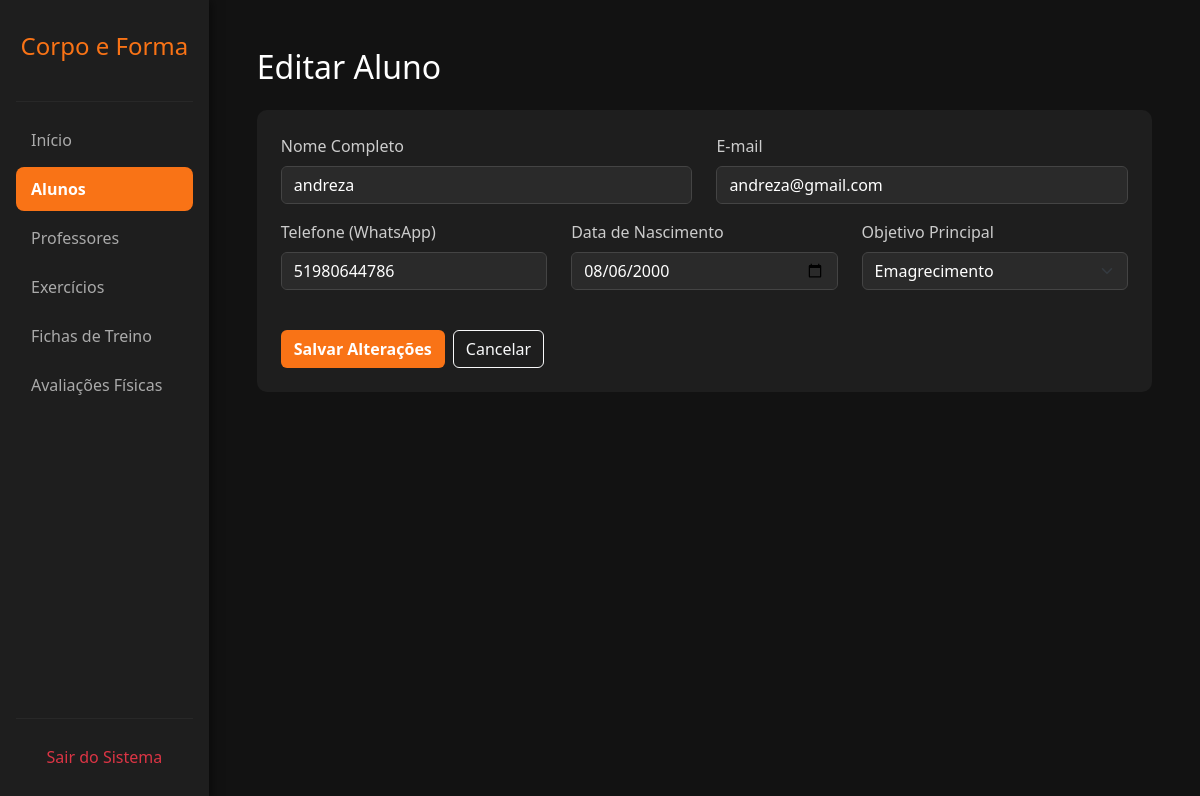
Page /editar_aluno.php?id=1004 (signed in) on the committed database.
### tables this page shows
CREATE TABLE `alunos` (
  `id` int(11) NOT NULL,
  `nome` varchar(100) NOT NULL,
  `email` varchar(100) DEFAULT NULL,
  `sexo` enum('M','F') NOT NULL DEFAULT 'M',
  `telefone` varchar(20) DEFAULT NULL,
  `data_nascimento` date DEFAULT NULL,
  `objetivo` varchar(50) DEFAULT NULL,
  `data_cadastro` timestamp NOT NULL DEFAULT current_timestamp(),
  `senha` varchar(255) DEFAULT '123456',
  `treino_atual` varchar(2) DEFAULT 'A'
);

### editar_aluno.php (the view, shortened to what this page needs)
<?php
require 'conexao.php';
$id_aluno = $_GET['id'];
$stmt = $pdo->prepare("SELECT * FROM alunos WHERE id = :id");
$stmt->execute(['id' => $id_aluno]);
$aluno = $stmt->fetch(PDO::FETCH_ASSOC);
?>
<!DOCTYPE html>
<html lang="pt-BR">
<head>
    <link href="https://cdn.jsdelivr.net/npm/bootstrap@5.3.2/dist/css/bootstrap.min.css" rel="stylesheet">
</head>
<body>
    <div class="d-flex">
        <div class="sidebar p-3 d-flex flex-column">
            <h4 class="text-center mt-3 mb-4" style="color: #f97316;">Corpo e Forma</h4>
            <hr style="border-color: #444;">
            <ul class="nav flex-column mb-auto">
                <li class="nav-item"><a href="painel.php" class="nav-link">Início</a></li>
                <li class="nav-item"><a href="alunos.php" class="nav-link active">Alunos</a></li>
                <li class="nav-item"><a href="#" class="nav-link">Professores</a></li>
                <li class="nav-item"><a href="exercicios.php" class="nav-link">Exercícios</a></li>
                <li class="nav-item"><a href="fichas.php" class="nav-link">Fichas de Treino</a></li>
                <li class="nav-item"><a href="avaliacoes.php" class="nav-link">Avaliações Físicas</a></li>
            </ul>
            <hr style="border-color: #444;">
            <a href="index.php" class="nav-link text-danger text-center">Sair do Sistema</a>
        </div>
        <div class="content p-5 w-100">
            <h2 class="mb-4">Editar Aluno</h2>
            <div class="card p-4" style="background-color: #1e1e1e; border: none; border-radius: 10px;">
                <form action="editar_aluno.php" method="POST">
                    <div class="row">
                        <div class="col-md-6 mb-3">
                            <label class="form-label">Nome Completo</label>
                            <input type="text" name="nome" class="form-control" value="<?php echo $aluno['nome']; ?>" required>
                        </div>
                        <div class="col-md-6 mb-3">
                            <label class="form-label">E-mail</label>
                            <input type="email" name="email" class="form-control" value="<?php echo $aluno['email']; ?>" required>
                        </div>
                    </div>
                    <div class="row">
                        <div class="col-md-4 mb-3">
                            <label class="form-label">Telefone (WhatsApp)</label>
                            <input type="text" name="telefone" class="form-control" value="<?php echo $aluno['telefone']; ?>">
                        </div>
                        <div class="col-md-4 mb-3">
                            <label class="form-label">Data de Nascimento</label>
                            <input type="date" name="data_nascimento" class="form-control" value="<?php echo $aluno['data_nascimento']; ?>">
                        </div>
                        <div class="col-md-4 mb-3">
                            <label class="form-label">Objetivo Principal</label>
                            <select name="objetivo" class="form-select">
                                <option value="Emagrecimento" <?php if($aluno['objetivo'] == 'Emagrecimento') echo 'selected'; ?>>Emagrecimento</option>
                            </select>
                        </div>
                    </div>
                    <div class="mt-4 d-flex gap-2">
                        <button type="submit" class="btn" style="background-color: #f97316; color: white; font-weight: bold;">Salvar Alterações</button>
                        <a href="alunos.php" class="btn btn-outline-light">Cancelar</a>
                    </div>
                </form>
            </div>
        </div>
    </div>
</body>
</html>

### editar_aluno.php (style rules this page uses)
body { background-color: #121212; color: #ffffff; overflow-x: hidden; }
.sidebar { background-color: #1e1e1e; min-height: 100vh; width: 250px; box-shadow: 2px 0 10px rgba(0,0,0,0.5); }
.nav-link { color: #aaaaaa; padding: 10px 15px; margin-bottom: 5px; border-radius: 8px; transition: 0.3s; }
.nav-link:hover, .nav-link.active { background-color: #f97316; color: #ffffff; font-weight: bold; }
.form-control, .form-select { background-color: #2a2a2a; border: 1px solid #444; color: white; }
.form-label { color: #ccc; }

### rows in the picture
alunos: nome "andreza", email "andreza@gmail.com", telefone "51980644786", data_nascimento "08/06/2000", objetivo "Emagrecimento"
